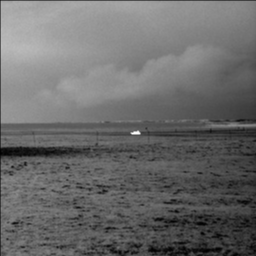
%> input picture NUDT-SIRST/images/000613.png, 256 x 256 px; its folder holds only this picture in this run
$ octave --eval "main_rw_simple;"   (GNU Octave 9; MATLAB toolbox functions it lacks are replaced by stand-ins)
%> lines starting %> are read from the running program, lines starting %| are printed output that depends on the picture
### util/random_walker.m
function [mask,probabilities] = random_walker(img,seeds,labels,beta)
%Function [mask,probabilities] = random_walker(img,seeds,labels,beta) uses the
%random walker segmentation algorithm to produce a segmentation given a 2D
%image, input seeds and seed labels.
%
%Inputs: img - The image to be segmented
%        seeds - The input seed locations (given as image indices, i.e.,
%           as produced by sub2ind)
%        labels - Integer object labels for each seed.  The labels
%           vector should be the same size as the seeds vector.
%        beta - Optional weighting parameter (Default beta = 90)
%
%Output: mask - A labeling of each pixel with values 1-K, indicating the
%           object membership of each pixel
%        probabilities - Pixel (i,j) belongs to label 'k' with probability
%           equal to probabilities(i,j,k)
%
%
%10/31/05 - Leo Grady
%Based on the paper:
%Leo Grady, "Random Walks for Image Segmentation", IEEE Trans. on Pattern
%Analysis and Machine Intelligence, Vol. 28, No. 11, pp. 1768-1783,
%Nov., 2006.
%
%Available at: http://www.cns.bu.edu/~lgrady/grady2006random.pdf
%
%Note: Requires installation of the Graph Analysis Toolbox available at:
%http://eslab.bu.edu/software/graphanalysis/

%Read inputs
if nargin < 4
    beta = 10;
end

%Find image size
img=im2double(img);
[X Y Z]=size(img);

%Error catches
exitFlag=0;
if((Z~=1) && (Z~=3)) %Check number of image channels
    disp('ERROR: Image must have one (grayscale) or three (color) channels.')
    exitFlag=1;
end
if(sum(isnan(img(:))) || sum(isinf(img(:)))) %Check for NaN/Inf image values
    disp('ERROR: Image contains NaN or Inf values - Do not know how to handle.')
    exitFlag=1;
end
%Check seed locations argument
if(sum(seeds<1) || sum(seeds>size(img,1)*size(img,2)) || (sum(isnan(seeds))))
    disp('ERROR: All seed locations must be within image.')
    disp('The location is the index of the seed, as if the image is a matrix.')
    disp('i.e., 1 <= seeds <= size(img,1)*size(img,2)')
    exitFlag=1;
end

TolInt=0.01*sqrt(eps);
if(length(labels) - sum(abs(labels-round(labels)) < TolInt)) %Check seed labels argument
    disp('ERROR: Labels must be integer valued.');
    exitFlag=1;
end
if(length(beta)~=1) %Check beta argument
    disp('ERROR: The "beta" argument should contain only one value.');
    exitFlag=1;
end
if(exitFlag)
    disp('Exiting...')
    [mask,probabilities]=deal([]);
    return
end

%Build graph
[points edges]=lattice(X,Y,1); % 这里可以换成8邻域的

%Generate weights and Laplacian matrix
if(Z > 1) %Color images
    tmp=img(:,:,1);
    imgVals=tmp(:);
    tmp=img(:,:,2);
    imgVals(:,2)=tmp(:);
    tmp=img(:,:,3);
    imgVals(:,3)=tmp(:);
else
    imgVals=img(:);
end
weights=makeweights(edges,imgVals,beta);
% figure;hist(-log(weights),20);grid on;
L=laplacian(edges,weights);
%L=laplacian(edges,weights,length(points),1);

%Determine which label values have been used
label_adjust=min(labels); labels=labels-label_adjust+1; %Adjust labels to be > 0
labels_record(labels)=1;
labels_present=find(labels_record);
number_labels=length(labels_present);

%Set up Dirichlet problem
boundary=zeros(length(seeds),number_labels);
for k=1:number_labels
    boundary(:,k)=(labels(:)==labels_present(k));
end

%Solve for random walker probabilities by solving combinatorial Dirichlet
%problem
probabilities=dirichletboundary(L,seeds(:),boundary);

%Generate mask
[dummy,mask]=max(probabilities,[],2);
mask=labels_present(mask)+label_adjust-1; %Assign original labels to mask
mask=reshape(mask,[X,Y]);
probabilities=reshape(probabilities,[X Y number_labels]);

### main_rw_simple.m
function main_rw_simple()
    clc; clear; close all;

    % ================= 参数设置 =================
    conf.imgDir = 'NUDT-SIRST/images';             % 原始图片路径
    conf.maskDir = 'NUDT-SIRST/masks_centroid';    % 点标注路径
    conf.outDir = 'NUDT-SIRST/output';% 伪掩码保存路径

    % Random Walker 参数
    conf.beta = 200;                    % 按照你示例中的 beta 设置

    % BBox 生成参数 (用于确定 local_img 的范围)
    conf.patchSize = 40;
    conf.sigmaScale = 3.0;
    conf.expansion = 3;        % 扩张3像素，保证最外圈通常是背景
    conf.minSigma = 1.0;
    conf.maxSigma = 10.0;
    % ===========================================

    if ~exist(conf.outDir, 'dir'), mkdir(conf.outDir); end

    imgFiles = dir(fullfile(conf.imgDir, '*.png'));

    fprintf('开始处理 %d 张图片...\n', length(imgFiles));

    for i = 1:length(imgFiles)
        imgName = imgFiles(i).name;
        imgPath = fullfile(conf.imgDir, imgName);
        maskPath = fullfile(conf.maskDir, imgName);

        if ~exist(maskPath, 'file'), continue; end

        imgRaw = imread(imgPath);
%> imgRaw is the input picture: size 256x256x3 uint8; min 0, max 251, mean 106.3
        if size(imgRaw, 3) == 3, imgGray = rgb2gray(imgRaw); else, imgGray = imgRaw; end
        imgDouble = im2double(imgGray);

        maskRaw = imread(maskPath);
        if size(maskRaw, 3) == 3, maskRaw = rgb2gray(maskRaw); end

        full_mask = zeros(size(imgDouble));

        % 获取标注点
        stats = regionprops(maskRaw > 0, 'Centroid');
%> stats = 1 region; Centroid: [128.5 128.5]

        for k = 1:length(stats)
            centroid = stats(k).Centroid;
            cx = round(centroid(1));
            cy = round(centroid(2));

            % 1. 获取高斯拟合的 BBox
            %    这个 BBox 将作为我们的 local_img 范围
            bbox = fit_gaussian_and_get_bbox(imgDouble, cx, cy, conf);

            x1 = bbox(1); y1 = bbox(2);
            x2 = bbox(3); y2 = bbox(4);

            % 2. 截取局部图像 (local_img)
            local_img = imgDouble(y1:y2, x1:x2);
            [H_loc, W_loc] = size(local_img);

            % 3. 构建种子 (Seeds) 和 标签 (Labels)
            % 映射中心点到局部坐标
            loc_cx = cx - x1 + 1;
            loc_cy = cy - y1 + 1;

            % [前景种子]: 原始标注点 -> Label 1
            fg_ind = sub2ind([H_loc, W_loc], loc_cy, loc_cx);

            % [背景种子]: 局部图最外面一圈 -> Label 2
            tmp_map = zeros(H_loc, W_loc);
            tmp_map(1,:) = 1;       % 上边
            tmp_map(end,:) = 1;     % 下边
            tmp_map(:,1) = 1;       % 左边
            tmp_map(:,end) = 1;     % 右边

            tmp_map(loc_cy, loc_cx) = 0;

            bg_ind = find(tmp_map == 1);

            seeds = [fg_ind; bg_ind];
            labels = [1; 2 * ones(length(bg_ind), 1)];

            % 4. Random Walker
            try
                [~, probabilities] = random_walker(local_img, seeds, labels, conf.beta);

                prob_fg = probabilities(:,:,1);

                local_mask = prob_fg > 0.1;

                % 5. 填回全图
                roi_mask = full_mask(y1:y2, x1:x2);
                full_mask(y1:y2, x1:x2) = roi_mask | local_mask;

            catch ME
                fprintf('Error on %s: %s\n', imgName, ME.message);
            end
        end
%> this loop made 1 pass
%> (centroid, cx, cy, H in fit_gaussian_and_get_bbox, W in fit_gaussian_and_get_bbox, halfSize in fit_gaussian_and_get_bbox, px1 in fit_gaussian_and_get_bbox, py1 in fit_gaussian_and_get_bbox) on pass 1: ([128.5 128.5], 128, 128, 256, 256, 20, 108, 108)
%| Error on 000613.png: 'lattice' undefined near line 73, column 17
%> pass 1, in fit_gaussian_and_get_bbox, `patch = img(py1:py2, px1:px2);`:
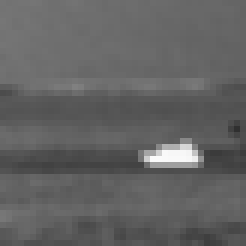
%> patch: size 41x41 double (shown 6 times larger); min 0.188, max 0.984, mean 0.386
%> after the loop: full_mask: size 256x256 double; every value is 0

        imwrite(uint8(full_mask * 255), fullfile(conf.outDir, imgName));

        if mod(i, 10) == 0
            fprintf('已处理 %d / %d\n', i, length(imgFiles));
        end
    end
    fprintf('处理完成。结果保存在: %s\n', conf.outDir);
end

%% ================= 高斯 BBox 生成函数 (保持不变) =================
function final_bbox = fit_gaussian_and_get_bbox(img, cx, cy, conf)
    [H, W] = size(img);
    halfSize = floor(conf.patchSize / 2);

    % Patch 范围
    px1 = max(1, cx - halfSize); py1 = max(1, cy - halfSize);
    px2 = min(W, cx + halfSize); py2 = min(H, cy + halfSize);

    patch = img(py1:py2, px1:px2);
    [Hp, Wp] = size(patch);

    raw_box = [cx-2, cy-2, cx+2, cy+2];

    if Hp >= 5 && Wp >= 5 && (max(patch(:)) - min(patch(:)) > 1e-5)
        [xMesh, yMesh] = meshgrid(1:Wp, 1:Hp);
        xData = [xMesh(:), yMesh(:)];
        zData = patch(:);
        zNorm = (zData - min(zData)) / (max(zData) - min(zData));

        gauss2D = @(p, xy) p(6) + p(1) * exp( - ( ...
            (xy(:,1) - p(2)).^2 ./ (2*p(4)^2) + ...
            (xy(:,2) - p(3)).^2 ./ (2*p(5)^2) ) );

        p0 = [1, Wp/2, Hp/2, 2, 2, 0];
        lb = [0, -Wp, -Hp, conf.minSigma, conf.minSigma, -1];
        ub = [2, 2*Wp, 2*Hp, conf.maxSigma, conf.maxSigma, 1];

        opts = optimset('Display', 'off', 'TolX', 1e-3);
        try
            pOpt = lsqcurvefit(gauss2D, p0, xData, zNorm, lb, ub, opts);
            g_cx = px1 + pOpt(2) - 1; g_cy = py1 + pOpt(3) - 1;
            rx = conf.sigmaScale * pOpt(4); ry = conf.sigmaScale * pOpt(5);
            raw_box = [g_cx - rx, g_cy - ry, g_cx + rx, g_cy + ry];
        catch
        end
    end

    bx1 = raw_box(1); by1 = raw_box(2); bx2 = raw_box(3); by2 = raw_box(4);

    % 约束：包含中心点
    bx1 = min(bx1, cx); by1 = min(by1, cy);
    bx2 = max(bx2, cx); by2 = max(by2, cy);

    % 扩张
    bx1 = bx1 - conf.expansion; by1 = by1 - conf.expansion;
    bx2 = bx2 + conf.expansion; by2 = by2 + conf.expansion;

    final_x1 = floor(max(px1, bx1));
    final_y1 = floor(max(py1, by1));
    final_x2 = ceil(min(px2, bx2));
    final_y2 = ceil(min(py2, by2));

    if final_x2 < final_x1, final_x2 = final_x1; end
    if final_y2 < final_y1, final_y2 = final_y1; end

    final_bbox = [final_x1, final_y1, final_x2, final_y2];
end
